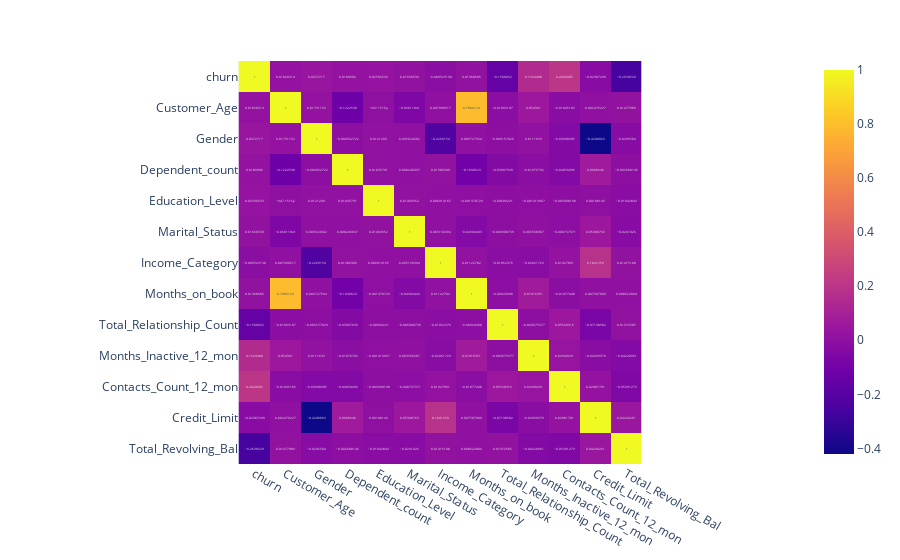

Notebook cell for this chart:
### Code cell
fig = px.imshow(corr, text_auto=True)
fig.show()

### Figure 1 — Plotly figure (JSON) as saved in the notebook; plotly's stock layout.template omitted (floating-point values rounded to 4 significant figures; data arrays with more than 128 entries replaced by an {"elided": "..."} marker saying what was removed)
{"data": [{"coloraxis": "coloraxis", "hovertemplate": "x: %{x}<br>y: %{y}<br>color: %{z}<extra></extra>", "name": "0", "texttemplate": "%{z}", "type": "heatmap", "x": ["churn", "Customer_Age", "Gender", "Dependent_count", "Education_Level", "Marital_Status", "Income_Category", "Months_on_book", "Total_Relationship_Count", "Months_Inactive_12_mon", "Contacts_Count_12_mon", "Credit_Limit", "Total_Revolving_Bal"], "xaxis": "x", "y": ["churn", "Customer_Age", "Gender", "Dependent_count", "Education_Level", "Marital_Status", "Income_Category", "Months_on_book", "Total_Relationship_Count", "Months_Inactive_12_mon", "Contacts_Count_12_mon", "Credit_Limit", "Total_Revolving_Bal"], "yaxis": "y", "z": {"elided": "13x13 float values"}}], "layout": {"coloraxis": {"colorscale": [[0, "#0d0887"], [0.1111, "#46039f"], [0.2222, "#7201a8"], [0.3333, "#9c179e"], [0.4444, "#bd3786"], [0.5556, "#d8576b"], [0.6667, "#ed7953"], [0.7778, "#fb9f3a"], [0.8889, "#fdca26"], [1, "#f0f921"]]}, "margin": {"t": 60}, "xaxis": {"anchor": "y", "constrain": "domain", "domain": [0, 1], "scaleanchor": "y"}, "yaxis": {"anchor": "x", "autorange": "reversed", "constrain": "domain", "domain": [0, 1]}}}
